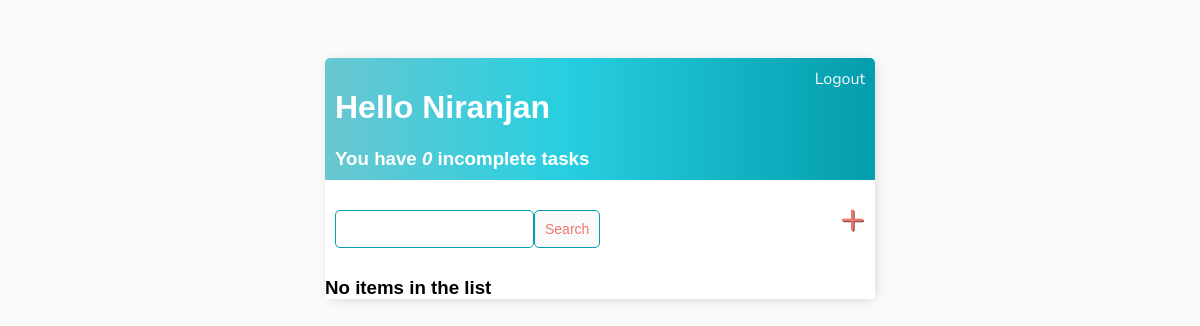
The app's page / (signed in), older data.
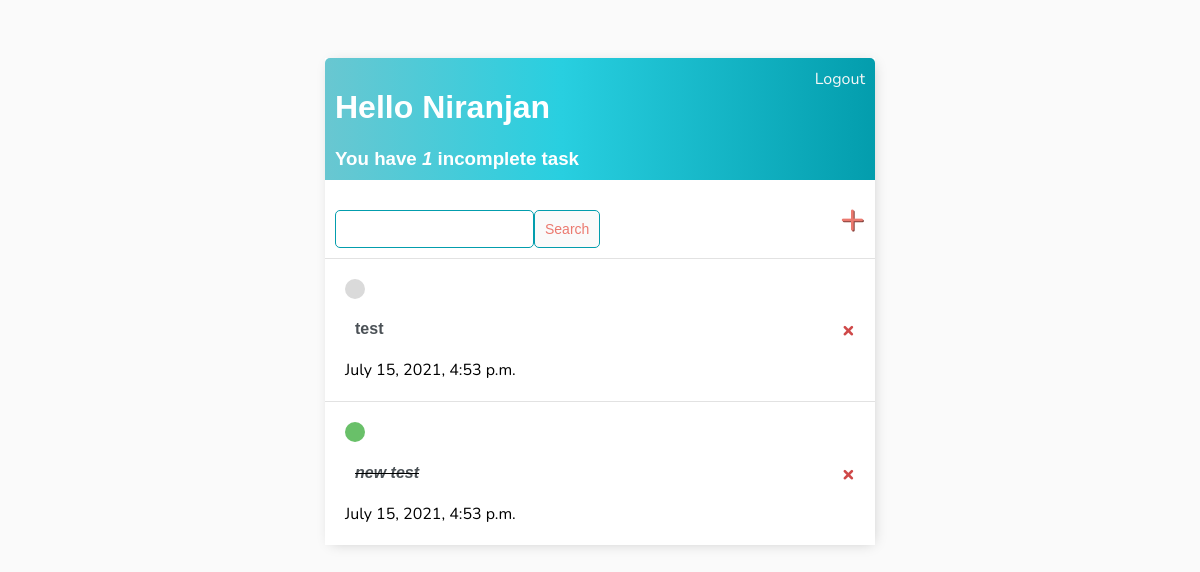
The same page, newer data.
### base/models.py (models this page shows)
class Task(models.Model):
    user = models.ForeignKey(
        User, on_delete=models.CASCADE, null=True, blank=True)
    title = models.CharField(max_length=200)
    description = models.TextField(null=True, blank=True)
    complete = models.BooleanField(default=False)
    created = models.DateTimeField(auto_now_add=True)
    def __str__(self):
        return self.title
    class Meta:
        ordering = ['complete']

### base/views.py (the view)
# urls.py: path('', TaskList.as_view(), name='tasks'),
class TaskList(LoginRequiredMixin, ListView):
    model = Task
    context_object_name = 'tasks'
    def get_context_data(self, **kwargs):
        context = super().get_context_data(**kwargs)
        context['tasks'] = context['tasks'].filter(user=self.request.user)
        context['count'] = context['tasks'].filter(complete=False).count()
        search_input = self.request.GET.get('search-area') or ''
        if search_input:
            context['tasks'] = context['tasks'].filter(
                title__startswith=search_input)
            context['search_input'] = search_input
        return context

### base/templates/base/task_list.html
{% extends 'base/main.html' %}
{% block content %}
<div class="header-bar">
    <div>
        <h1>Hello {{request.user|title}}</h1>
        <h3 style="margin:0 ">You have <i>{{count}}</i> incomplete task{{ count|pluralize:"s" }}</h3>
    </div>
    {% if request.user.is_authenticated %}
    <a href="{% url 'logout' %}">Logout</a>
    {% else %}
    <a href="{% url 'login' %}">Login</a>
    {% endif %}
</div>
<div id="search-add-wrapper">
    <form action="" method="GET" style="margin-top :20px;display:flex;">
        <input type="text" name="search-area" value="{{search_input}}">
        <input class="button" type="submit" value="Search">
    </form>
    <a href="{% url 'task-create' %}" id="add-link">&#x2b;</a>
</div>
<div class="task-items-wrapper">
    {% for task in tasks %}
    <div class="task-wrapper">
        {% if task.complete %}
            <div class="task-title">
                <div class="task-complete-icon"></div>
                <h4><i><s><a href="{% url 'task-update' task.id %}">{{task}}</a></s></i></h4>
                {{task.created}}
            </div>
            <a class="delete-link" href="{% url 'task-delete' task.id %}">&#215;</a>
        {% else %}
            <div class="task-title">
                <div class="task-incomplete-icon"></div>
                <h4><a href="{% url 'task-update' task.id %}">{{task}}</a></h4>
                {{task.created}}
            </div>
            <a class="delete-link" href="{% url 'task-delete' task.id %}">&#215;</a>
        {% endif %}
    </div>
    {% empty %}
    <h3>No items in the list</h3>
    {% endfor %}
</div>
{% endblock content %}

Row changes from the older to the newer data that the page shows:
added Task: title "test", created "July 15, 2021, 4:53 p.m."
added Task: title "new test", created "July 15, 2021, 4:53 p.m."
Text that changed along with them:
{{ count }}: "0" → "1"
text no longer shown: "No items in the list"
